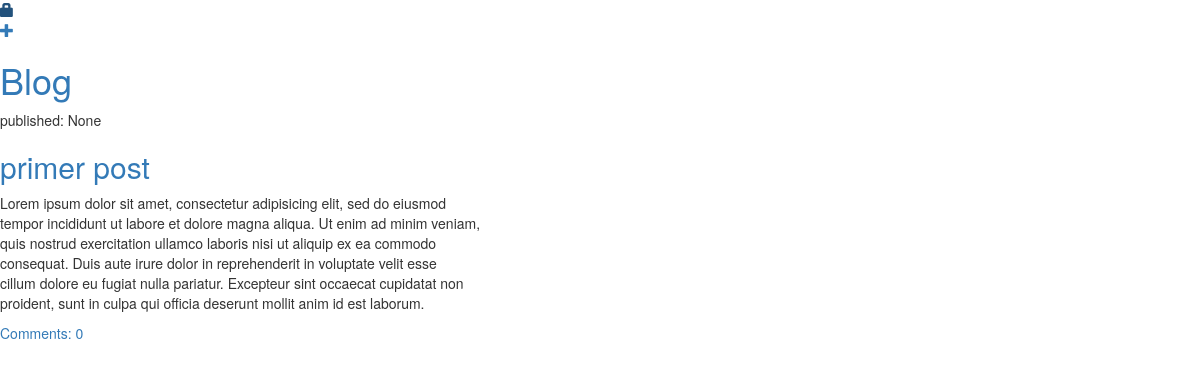
/, run on an earlier commit of the app's database.
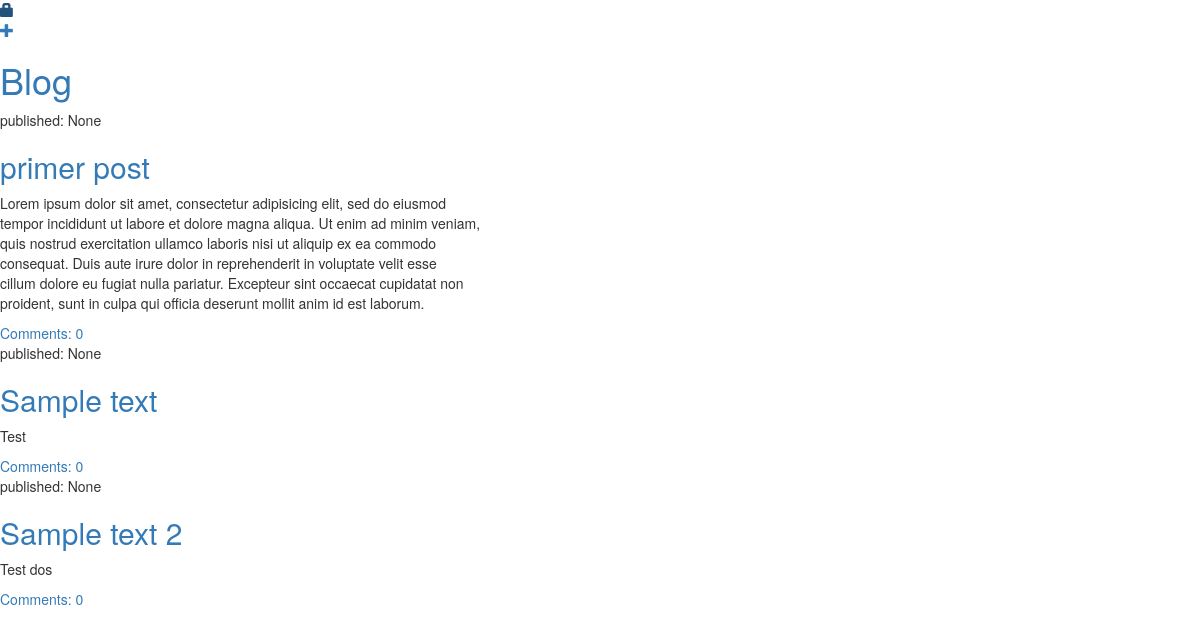
And on a later commit of the database.
### blog/models.py (models this page shows, shortened)
class Post(models.Model):
	autor = models.ForeignKey('auth.User')
	title = models.CharField(max_length=200)
	text = models.TextField()
	created_date = models.DateTimeField(
		default=timezone.now)
	published_date = models.DateTimeField(
		blank=True,null=True)

### blog/views.py (the view)
# urls.py: url(r'^$',views.post_list),
def post_list(request):
	posts = Post.objects.all().order_by('published_date')
	return render(request,'blog/post_list.html', {'posts':posts})

### blog/templates/blog/post_list.html (shortened to what this page needs)
<!DOCTYPE html>
{% load staticfiles %}
<html lang="en">
<head>
<link rel="stylesheet" href="https://maxcdn.bootstrapcdn.com/bootstrap/3.3.7/css/bootstrap.min.css">
<link rel="stylesheet" href="https://maxcdn.bootstrapcdn.com/bootstrap/3.3.7/css/bootstrap-theme.min.css">
</head>
<body>
	<div>
		{% if not user.is_authenticated %}
			<div>
				<a href="{% url 'login' %}">
					<span class="glyphicon glyphicon-lock"></span>
				</a>
			</div>
		{% endif %}
		<a href="{% url 'blog:postnew' %}" class="top-menu">
			<span class="glyphicon glyphicon-plus"></span>
		</a>
		<h1><a href="/">Blog</a></h1>
	</div>
	{% for post in posts %}
		<div>
			<p>published: {{post.published_date}}</p>
			<h2><a href="{% url 'blog:postdetail' pk=post.pk %}">{{ post.title }}</a></h2>
			<p>{{ post.text|linebreaksbr }}</p>
			<a href="{% url 'blog:postdetail' pk=post.pk %}">Comments: {{ post.comments.count }}</a>
		</div>
	{% endfor %}
</body>
</html>

What changed in the data, as far as the page shows it:
added Post: published_date "None", title "Sample text", text "Test", comments.count "0"
added Post: published_date "None", title "Sample text 2", text "Test dos", comments.count "0"
